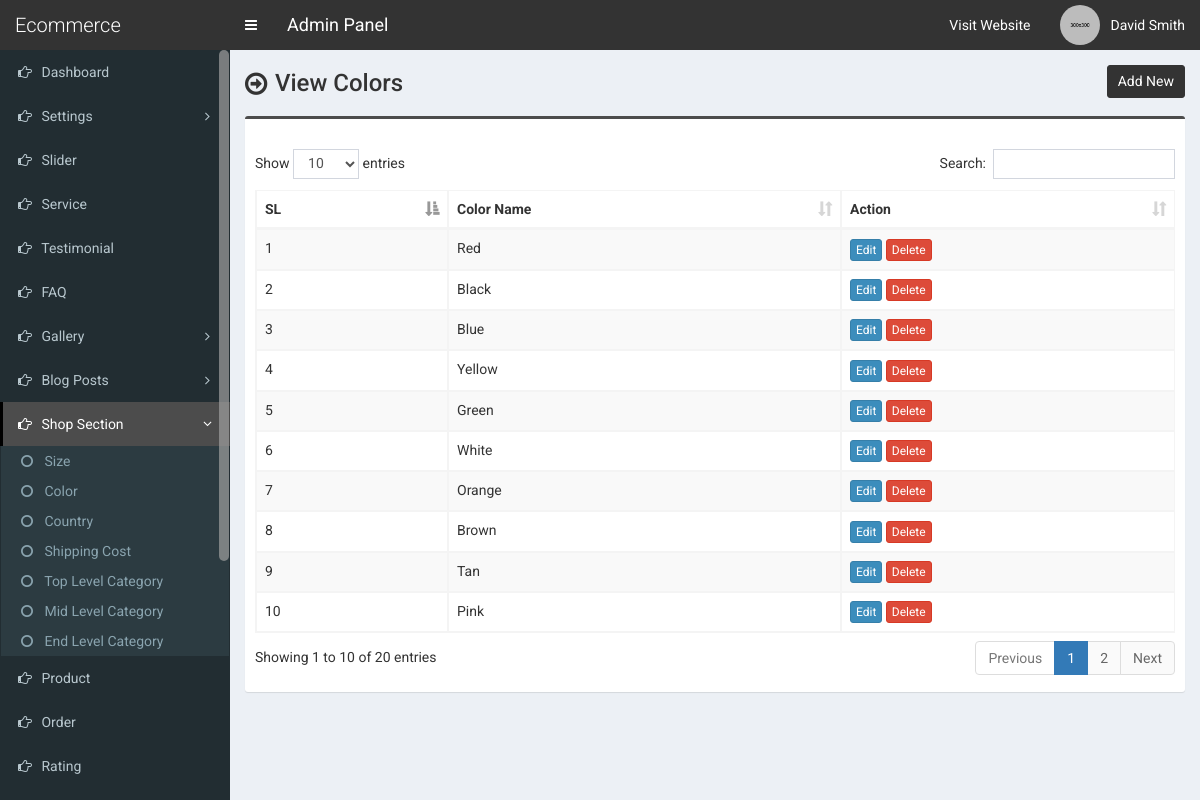
The page /admin/color.php (signed in) on the database its author committed.
### tables this page shows
CREATE TABLE `tbl_color` (
  `color_id` int(11) NOT NULL,
  `color_name` varchar(255) NOT NULL
);

### admin/color.php (the view, shortened to what this page needs)
<?php require_once('header.php'); ?>
<section class="content-header">
	<div class="content-header-left">
		<h1>View Colors</h1>
	</div>
	<div class="content-header-right">
		<a href="color-add.php" class="btn btn-primary btn-sm">Add New</a>
	</div>
</section>
<section class="content">
  <div class="row">
    <div class="col-md-12">
      <div class="box box-info">
        <div class="box-body table-responsive">
          <table id="example1" class="table table-bordered table-striped">
			<thead>
			    <tr>
			        <th>SL</th>
			        <th>Color Name</th>
			        <th>Action</th>
			    </tr>
			</thead>
            <tbody>
            	<?php
            	$i=0;
            	$statement = $pdo->prepare("SELECT * FROM tbl_color ORDER BY color_id ASC");
            	$statement->execute();
            	$result = $statement->fetchAll(PDO::FETCH_ASSOC);
            	foreach ($result as $row) {
            		$i++;
            		?>
					<tr>
	                    <td><?php echo $i; ?></td>
	                    <td><?php echo $row['color_name']; ?></td>
	                    <td>
	                        <a href="color-edit.php?id=<?php echo $row['color_id']; ?>" class="btn btn-primary btn-xs">Edit</a>
	                        <a href="#" class="btn btn-danger btn-xs" data-href="color-delete.php?id=<?php echo $row['color_id']; ?>" data-toggle="modal" data-target="#confirm-delete">Delete</a>
	                    </td>
	                </tr>
            		<?php
            	}
            	?>
            </tbody>
          </table>
        </div>
      </div>
</section>
<?php require_once('footer.php'); ?>

### admin/css/style.css (style rules this page uses)
body { font-size: 14px; font-family: 'Roboto', sans-serif; }
.content-header>h1, .content-header .content-header-left h1 { font-family: 'Roboto', sans-serif; }
.box-info { padding-top: 20px; }
.content-header { overflow: hidden; }
.content-header .content-header-left { float: left; padding-top: 5px; }
.content-header .content-header-right { float: right; }
.content-header .content-header-left h1 { margin-top: 0; margin-bottom: 0; padding-left: 30px; padding-bottom: 5px; font-size: 24px; position: relative; }
.content-header .content-header-left h1:before { position: absolute; top: 0; left: 0; font-family: 'FontAwesome', sans-serif; font-size: 26px; content: '\f18e'; }
.content-header .content-header-right a { position: relative; font-size: 14px; }
.box.box-info { border-top-color: #4c4c4c; }
.content-header .content-header-right a { background-color: #333333; border-color: #333333; }

### rows shown on the page
tbl_color: color_name "Red"
tbl_color: color_name "Black"
tbl_color: color_name "Blue"
tbl_color: color_name "Yellow"
tbl_color: color_name "Green"
tbl_color: color_name "White"
tbl_color: color_name "Orange"
tbl_color: color_name "Brown"
tbl_color: color_name "Tan"
tbl_color: color_name "Pink"

### other values the page prints
$_SESSION['user']['full_name'] "David Smith"
